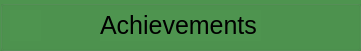
    <widget class="QGroupBox" name="groupBox_3">
     <property name="geometry">
      <rect>
       <x>0</x>
       <y>0</y>
       <width>361</width>
       <height>51</height>
      </rect>
     </property>
     <property name="styleSheet">
      <string notr="true">position: absolute;
width: 360px;
height: 65px;
left: 0px;
top: 0px;

background: #4E944F;</string>
     </property>
     <property name="title">
      <string/>
     </property>
     <widget class="QLabel" name="label_2">
      <property name="geometry">
       <rect>
        <x>100</x>
        <y>10</y>
        <width>161</width>
        <height>31</height>
       </rect>
      </property>
      <property name="styleSheet">
       <string notr="true">position: absolute;
width: 115px;
height: 37px;
left: 126px;
top: 5px;

font-family: 'Inter';
font-style: normal;
font-weight: 400;
font-size: 25px;
line-height: 30px;

color: #000000;
background: #4E944F;</string>
      </property>
      <property name="text">
       <string>Achievements</string>
      </property>
     </widget>
     <widget class="QPushButton" name="backAchieve">
      <property name="geometry">
       <rect>
        <x>0</x>
        <y>10</y>
        <width>51</width>
        <height>31</height>
       </rect>
      </property>
      <property name="styleSheet">
       <string notr="true">border: medium none;
  background-image: none; 
  background: transparent;
  float: left;
  background-color: transparent;</string>
      </property>
      <property name="text">
       <string/>
      </property>
     </widget>
     <widget class="QLabel" name="label_19">
      <property name="geometry">
       <rect>
        <x>10</x>
        <y>10</y>
        <width>31</width>
        <height>31</height>
       </rect>
      </property>
      <property name="text">
       <string/>
      </property>
      <property name="pixmap">
       <pixmap resource="resources.qrc">:/img/pick/pick/Back.png</pixmap>
      </property>
      <property name="scaledContents">
       <bool>true</bool>
      </property>
     </widget>
     <zorder>label_2</zorder>
     <zorder>label_19</zorder>
     <zorder>backAchieve</zorder>
    </widget>
